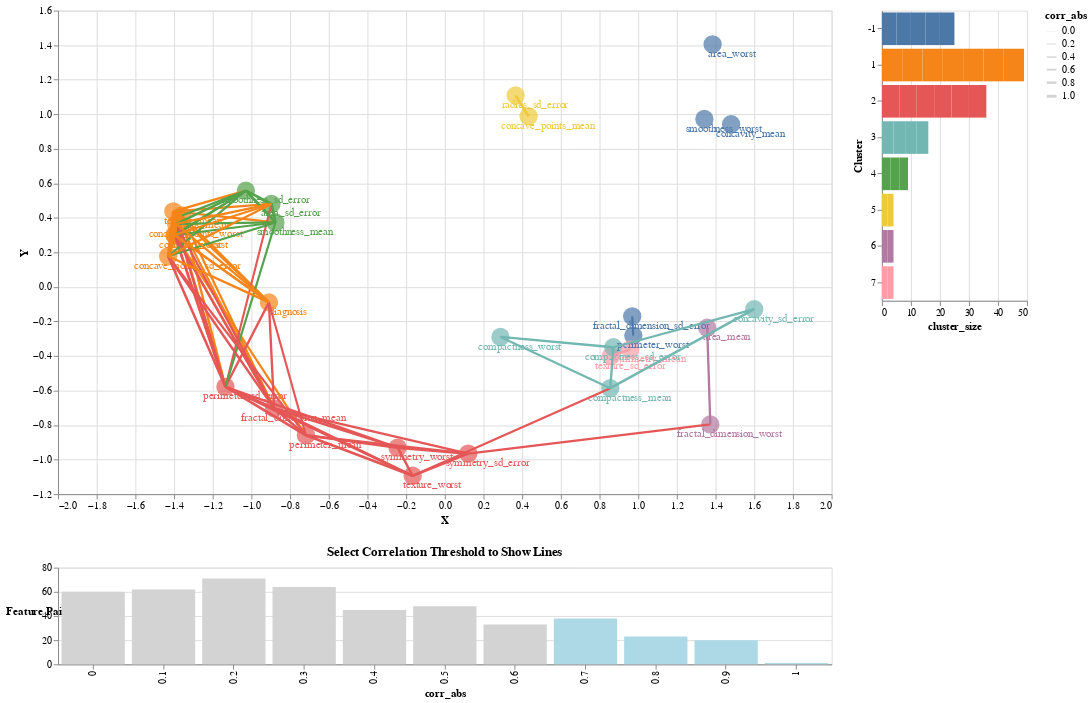

Notebook cell for this chart:
### Code cell
visualize_feature_correlation(breast_cancer_df, "clusters")

### Figure 1 — Vega-Lite specification as saved in the notebook (floating-point values rounded to 4 significant figures; data arrays with more than 128 entries replaced by an {"elided": "..."} marker saying what was removed)
{"$schema": "https://vega.github.io/schema/vega-lite/v3.4.0.json", "config": {"mark": {"tooltip": null}, "view": {"height": 300, "width": 400}}, "datasets": {"data-766b395d38f026168cff9a5a35b63058": [{"Feature": "diagnosis", "X": -0.9096, "Y": -0.08949, "index": 0, "target_corr": 1}, {"Feature": "radius_mean", "X": -1.359, "Y": 0.414, "index": 1, "target_corr": 1}, {"Feature": "radius_sd_error", "X": 0.3661, "Y": 1.109, "index": 2, "target_corr": 1}, {"Feature": "radius_worst", "X": -1.395, "Y": 0.2984, "index": 3, "target_corr": 1}, {"Feature": "texture_mean", "X": -1.404, "Y": 0.4377, "index": 4, "target_corr": 1}, {"Feature": "texture_sd_error", "X": 0.8583, "Y": -0.4004, "index": 5, "target_corr": 1}, {"Feature": "texture_worst", "X": -0.1662, "Y": -1.094, "index": 6, "target_corr": 1}, {"Feature": "perimeter_mean", "X": -0.7182, "Y": -0.8593, "index": 7, "target_corr": 1}, {"Feature": "perimeter_sd_error", "X": -1.134, "Y": -0.5786, "index": 8, "target_corr": 1}, {"Feature": "perimeter_worst", "X": 0.9746, "Y": -0.282, "index": 9, "target_corr": 1}, {"Feature": "area_mean", "X": 1.357, "Y": -0.2365, "index": 10, "target_corr": 1}, {"Feature": "area_sd_error", "X": -0.8965, "Y": 0.4807, "index": 11, "target_corr": 1}, {"Feature": "area_worst", "X": 1.385, "Y": 1.405, "index": 12, "target_corr": 1}, {"Feature": "smoothness_mean", "X": -0.8758, "Y": 0.3735, "index": 13, "target_corr": 1}, {"Feature": "smoothness_sd_error", "X": -1.029, "Y": 0.5576, "index": 14, "target_corr": 1}, {"Feature": "smoothness_worst", "X": 1.342, "Y": 0.9724, "index": 15, "target_corr": 1}, {"Feature": "compactness_mean", "X": 0.8555, "Y": -0.5862, "index": 16, "target_corr": 1}, {"Feature": "compactness_sd_error", "X": 0.8712, "Y": -0.3494, "index": 17, "target_corr": 1}, {"Feature": "compactness_worst", "X": 0.2877, "Y": -0.2897, "index": 18, "target_corr": 1}, {"Feature": "concavity_mean", "X": 1.48, "Y": 0.9424, "index": 19, "target_corr": 1}, {"Feature": "concavity_sd_error", "X": 1.6, "Y": -0.1288, "index": 20, "target_corr": 1}, {"Feature": "concavity_worst", "X": -1.398, "Y": 0.301, "index": 21, "target_corr": 1}, {"Feature": "concave_points_mean", "X": 0.4331, "Y": 0.9882, "index": 22, "target_corr": 1}, {"Feature": "concave_points_sd_error", "X": -1.431, "Y": 0.1776, "index": 23, "target_corr": 1}, {"Feature": "concave_points_worst", "X": -1.389, "Y": 0.3648, "index": 24, "target_corr": 1}, {"Feature": "symmetry_mean", "X": 0.9586, "Y": -0.3617, "index": 25, "target_corr": 1}, {"Feature": "symmetry_sd_error", "X": 0.1213, "Y": -0.9653, "index": 26, "target_corr": 1}, {"Feature": "symmetry_worst", "X": -0.2441, "Y": -0.9308, "index": 27, "target_corr": 1}, {"Feature": "fractal_dimension_mean", "X": -0.8828, "Y": -0.7031, "index": 28, "target_corr": 1}, {"Feature": "fractal_dimension_sd_error", "X": 0.9689, "Y": -0.1703, "index": 29, "target_corr": 1}, {"Feature": "fractal_dimension_worst", "X": 1.373, "Y": -0.7962, "index": 30, "target_corr": 1}], "data-d0484ac232f829d457b2b12a3dc1ae4a": {"elided": "930 records"}, "data-e96016336789f73d4c00f9dda5933608": [{"Cluster": 1, "Feature": "diagnosis", "cluster_size": 7}, {"Cluster": 1, "Feature": "radius_mean", "cluster_size": 7}, {"Cluster": 5, "Feature": "radius_sd_error", "cluster_size": 2}, {"Cluster": 1, "Feature": "radius_worst", "cluster_size": 7}, {"Cluster": 1, "Feature": "texture_mean", "cluster_size": 7}, {"Cluster": 7, "Feature": "texture_sd_error", "cluster_size": 2}, {"Cluster": 2, "Feature": "texture_worst", "cluster_size": 6}, {"Cluster": 2, "Feature": "perimeter_mean", "cluster_size": 6}, {"Cluster": 2, "Feature": "perimeter_sd_error", "cluster_size": 6}, {"Cluster": -1, "Feature": "perimeter_worst", "cluster_size": 5}, {"Cluster": 6, "Feature": "area_mean", "cluster_size": 2}, {"Cluster": 4, "Feature": "area_sd_error", "cluster_size": 3}, {"Cluster": -1, "Feature": "area_worst", "cluster_size": 5}, {"Cluster": 4, "Feature": "smoothness_mean", "cluster_size": 3}, {"Cluster": 4, "Feature": "smoothness_sd_error", "cluster_size": 3}, {"Cluster": -1, "Feature": "smoothness_worst", "cluster_size": 5}, {"Cluster": 3, "Feature": "compactness_mean", "cluster_size": 4}, {"Cluster": 3, "Feature": "compactness_sd_error", "cluster_size": 4}, {"Cluster": 3, "Feature": "compactness_worst", "cluster_size": 4}, {"Cluster": -1, "Feature": "concavity_mean", "cluster_size": 5}, {"Cluster": 3, "Feature": "concavity_sd_error", "cluster_size": 4}, {"Cluster": 1, "Feature": "concavity_worst", "cluster_size": 7}, {"Cluster": 5, "Feature": "concave_points_mean", "cluster_size": 2}, {"Cluster": 1, "Feature": "concave_points_sd_error", "cluster_size": 7}, {"Cluster": 1, "Feature": "concave_points_worst", "cluster_size": 7}, {"Cluster": 7, "Feature": "symmetry_mean", "cluster_size": 2}, {"Cluster": 2, "Feature": "symmetry_sd_error", "cluster_size": 6}, {"Cluster": 2, "Feature": "symmetry_worst", "cluster_size": 6}, {"Cluster": 2, "Feature": "fractal_dimension_mean", "cluster_size": 6}, {"Cluster": -1, "Feature": "fractal_dimension_sd_error", "cluster_size": 5}, {"Cluster": 6, "Feature": "fractal_dimension_worst", "cluster_size": 2}], "data-f7c875f5d6671cc716082a39dc222cf4": [{"Count": 60, "corr_abs": 0}, {"Count": 62, "corr_abs": 0.1}, {"Count": 71, "corr_abs": 0.2}, {"Count": 64, "corr_abs": 0.3}, {"Count": 45, "corr_abs": 0.4}, {"Count": 48, "corr_abs": 0.5}, {"Count": 33, "corr_abs": 0.6}, {"Count": 38, "corr_abs": 0.7}, {"Count": 23, "corr_abs": 0.8}, {"Count": 20, "corr_abs": 0.9}, {"Count": 1, "corr_abs": 1}]}, "hconcat": [{"vconcat": [{"data": {"name": "data-766b395d38f026168cff9a5a35b63058"}, "encoding": {"color": {"condition": {"field": "Cluster", "legend": null, "selection": "selector187", "type": "nominal"}, "value": "lightgray"}, "x": {"field": "X", "type": "quantitative"}, "y": {"field": "Y", "type": "quantitative"}}, "height": 500, "layer": [{"encoding": {"size": {"field": "target_corr", "legend": null, "scale": {"domain": [0, 1]}, "type": "quantitative"}}, "mark": "circle", "selection": {"selector188": {"bind": "scales", "encodings": ["x", "y"], "type": "interval"}}, "transform": [{"from": {"data": {"name": "data-e96016336789f73d4c00f9dda5933608"}, "fields": ["cluster_size", "Cluster"], "key": "Feature"}, "lookup": "Feature"}]}, {"encoding": {"text": {"field": "Feature", "type": "nominal"}}, "mark": {"dx": 20, "dy": 10, "type": "text"}, "transform": [{"from": {"data": {"name": "data-e96016336789f73d4c00f9dda5933608"}, "fields": ["cluster_size", "Cluster"], "key": "Feature"}, "lookup": "Feature"}]}, {"data": {"name": "data-d0484ac232f829d457b2b12a3dc1ae4a"}, "encoding": {"detail": {"field": "key", "type": "nominal"}, "strokeWidth": {"field": "corr_abs", "scale": {"domain": [0, 1], "range": [0.3, 3]}, "type": "quantitative"}}, "mark": "line", "transform": [{"filter": "(datum.corr_abs >= selector186.corr_abs)"}, {"from": {"data": {"name": "data-e96016336789f73d4c00f9dda5933608"}, "fields": ["cluster_size", "Cluster"], "key": "Feature"}, "lookup": "Feature"}]}], "width": 800}, {"data": {"name": "data-f7c875f5d6671cc716082a39dc222cf4"}, "encoding": {"color": {"condition": {"test": "(datum.corr_abs >= selector186.corr_abs)", "value": "lightblue"}, "value": "lightgray"}, "x": {"field": "corr_abs", "type": "ordinal"}, "y": {"axis": {"labelAngle": 0, "title": "Feature Pairs", "titleAngle": 0}, "field": "Count", "type": "quantitative"}}, "height": 100, "mark": "bar", "selection": {"selector186": {"fields": ["corr_abs"], "init": {"corr_abs": 0.7}, "type": "single"}}, "title": "Select Correlation Threshold to Show Lines", "width": 800}]}, {"data": {"name": "data-e96016336789f73d4c00f9dda5933608"}, "encoding": {"color": {"field": "Cluster", "legend": null, "type": "nominal"}, "x": {"field": "cluster_size", "type": "quantitative"}, "y": {"field": "Cluster", "type": "nominal"}}, "mark": "bar", "selection": {"selector187": {"fields": ["Cluster"], "type": "single"}}, "width": 150}]}
